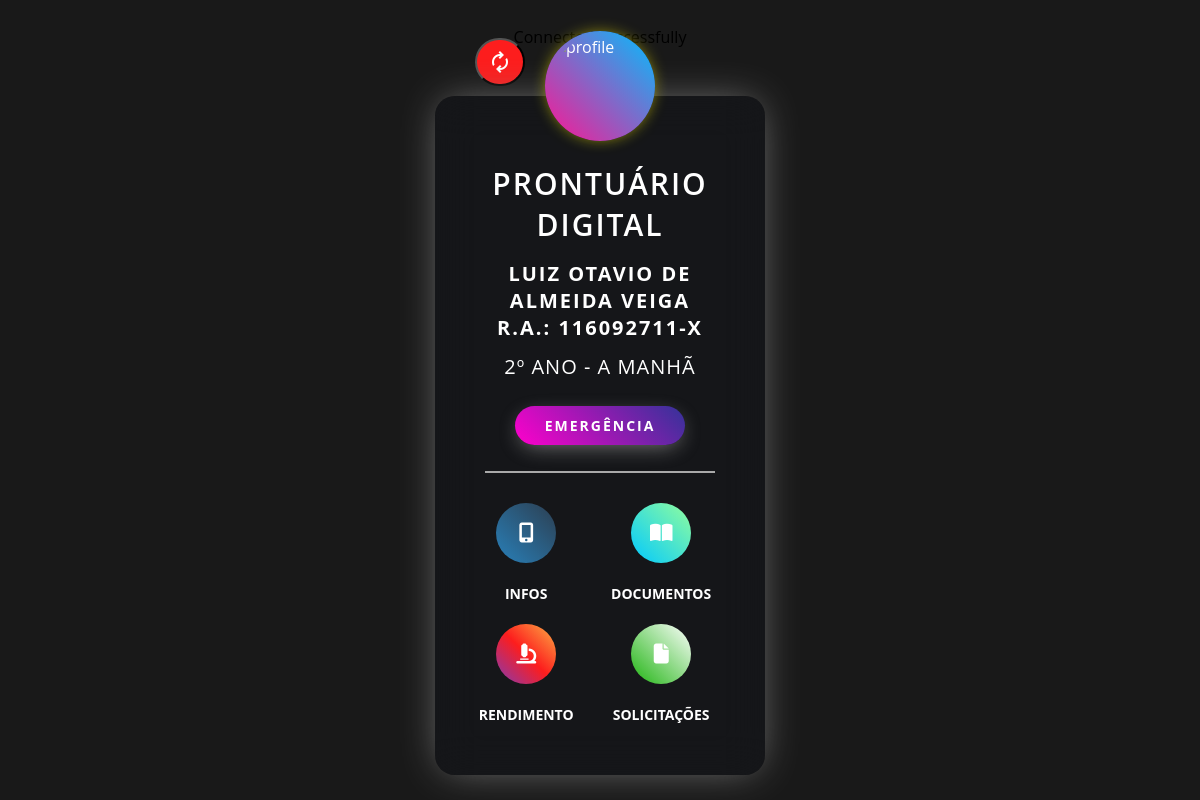
/index/index.php?rm=2033, run on the app's committed database.
### tables this page shows
CREATE TABLE `infobasicaalunos` (
  `Rm` int(11) NOT NULL AUTO_INCREMENT,
  `nomeAluno` varchar(100) NOT NULL,
  `raAluno` int(11) DEFAULT NULL,
  `dgRaAluno` varchar(10) DEFAULT NULL,
  `dataNascAluno` date DEFAULT NULL,
  `inepAluno` bigint(20) DEFAULT NULL,
  `cidadeNascAluno` varchar(100) DEFAULT NULL,
  `UFNascAluno` varchar(50) DEFAULT NULL,
  `paisNascAluno` varchar(100) DEFAULT NULL,
  `nacionalidade` varchar(50) DEFAULT NULL,
  `racaCorAluno` enum('AMARELA','BRANCA','INDIGENA','PARDA','PRETA','NAO DECLARADA') DEFAULT NULL,
  `sexoAluno` enum('MASCULINO','FEMININO') DEFAULT NULL,
  `filiacao1Aluno` varchar(100) DEFAULT NULL,
  `filiacao2Aluno` varchar(100) DEFAULT NULL,
  PRIMARY KEY (`Rm`)
);

CREATE TABLE `matricula` (
  `Rm` int(11) NOT NULL,
  `nomeAluno` varchar(100) NOT NULL,
  `turma` varchar(40) NOT NULL,
  `periodo` enum('MANHÃ','TARDE','NOITE') DEFAULT NULL,
  `situacao` enum('AT','TR','EX','BB','BC','OCR','Rema') DEFAULT NULL,
  PRIMARY KEY (`Rm`),
  CONSTRAINT `FK_RmAluno_matricula` FOREIGN KEY (`Rm`) REFERENCES `infobasicaalunos` (`Rm`)
);

### index/index.php (the view, shortened to what this page needs)
<!DOCTYPE html>
    <html lang="pt-br">
        <head>
            <link rel="stylesheet" href="https://cdnjs.cloudflare.com/ajax/libs/font-awesome/5.15.1/css/all.min.css"/>
            <link rel="stylesheet" href="_assets/_css/index.css"/>
        </head>
        <?php
            $servername = "localhost";
            $username = "root";
            $password = "";
            $conn = new mysqli($servername, $username, $password, 'pgdatabase');
            $rm = htmlspecialchars($_GET['rm']);
            $dadosBasic = "SELECT nomeAluno, raAluno, dgRaAluno FROM infoBasicaAlunos WHERE rm='$rm'";
            $resultBasic = $conn->query($dadosBasic);
            $dadosSala = "SELECT turma, periodo FROM matricula WHERE rm='$rm'";
            $resultSala = $conn->query($dadosSala);
            if ($resultBasic->num_rows > 0 && $resultSala->num_rows > 0) {
                $dadosAluno = $resultBasic->fetch_assoc();
                $dadosMatricula = $resultSala->fetch_assoc();
                $nomeAluno = $dadosAluno["nomeAluno"];
                $raAluno = $dadosAluno["raAluno"];
                $dgRaAluno = $dadosAluno["dgRaAluno"];
                $turma = $dadosMatricula["turma"];
                $periodo = $dadosMatricula["periodo"];
            } else {
                echo "Nenhum resultado encontrado.";
            }
        ?>
        <body>
            <div class="video-bg">
                <video width="320" height="240" autoplay loop muted>
                    <source src="https://assets.codepen.io/3364143/7btrrd.mp4" type="video/mp4">
               </video>
            </div>
            <a href="../qrscanindex.php"><button class="back_search"><span class="material-symbols-outlined">autorenew</span></button></a>
            <div class="profile_card">
                <div class="user_img">
                    <img src="../db_imgs/_profile.pictures/profilePic.<?php echo $rm ?>.jpg" height="100" width="100" alt="profile">
                </div>
                <div class="user_details">
                    <h5>PRONTUÁRIO DIGITAL</h5>
                    <span><?php echo $nomeAluno; ?></span>
                    <span>R.A.: <?php echo $raAluno; ?>-<?php echo $dgRaAluno; ?></span>
                    <p><?php echo $turma; ?> <?php echo $periodo; ?></p>
                    <a href="#">EMERGÊNCIA</a>
                </div>
                <hr>
                <div class="btn-actions">
                    <ul class="social-media-icons">
                        <li>
                            <a href="../info/infostudent.php<?php echo "?rm=".$rm ?>" class="contacts1"><i class="fas fa-mobile-alt"></i></a>
                            <p>INFOS</p>
                        </li>
                        <li>
                            <a href="../schoolgrades/schoolgrades.php<?php echo "?rm=".$rm ?>" class="rend1"><i class="fas fa-microscope"></i></a>
                            <p>RENDIMENTO</p>
                        </li>
                    </ul>
                    <ul class="social-media-icons-2">
                        <li>
                            <a href="../documents/documents.php<?php echo "?rm=".$rm ?>" class="docs1"><i class="fas fa-book-open"></i></a>
                            <p>DOCUMENTOS</p>
                        </li>
                        <li>
                            <a href="../requests/docrequest.php<?php echo "?rm=".$rm ?>" class="solicit1"><i class="fas fa-file"></i></a>
                            <p>SOLICITAÇÕES</p>
                        </li>
                    </ul>
                </div>
            </div>
        </body>
    </html>

### index/_assets/_css/index.css (style rules this page uses)
* { margin: 0; padding: 0; box-sizing: border-box; font-family: "Open Sans", sans-serif; outline: none; }
body { display: flex; align-items: center; justify-content: center; margin-top: 10rem; background-color: rgba(0, 0, 0, 0.9); background-image: url(https://wallpapershome.com/images/wallpapers/macos-big-sur-1280x720-dark-wwdc-2020-22655.jpg); background-size: cover; background-position: center; display: flex; justify-content: center; align-items: center; flex-direction: column; padding: 2em; width: 100%; height: 60vh; }
:root { --theme-bg-color: rgba(16 18 27 / 40%); }
.video-bg { position: fixed; right: 0; top: 0; width: 100%; height: 100%; }
.video-bg video { width: 100%; height: 100%; -o-object-fit: cover; object-fit: cover; }
.back_search { position: relative; right: 100px; bottom: 10px; border-radius: 50px; width: 50px; background-color: #fd1d1d; }
.back_search span { height: 44px; display: flex; justify-content: center; align-items: center; color: #ffffff; }
.profile_card { width: 330px; color: white; display: flex; align-items: center; justify-content: center; flex-direction: column; padding: 40px 30px; border-radius: 20px; position: relative; background: var(--theme-bg-color); backdrop-filter: blur(20px); -webkit-backdrop-filter: blur(20px); box-shadow: 0px 0px 40px -8px gray; }
.user_img { position: absolute; top: -60px; display: flex; align-items: center; justify-content: center; }
.user_img::before { content: ""; position: absolute; height: calc(100% + 10px); width: calc(100% + 10px); border-radius: 50%; background: linear-gradient(45deg, deeppink, deepskyblue); box-shadow: 0px 0px 18px -6px #fff200; animation: animate 1s linear infinite; }
.user_img img { border-radius: 50%; z-index: 1; }
.user_details { display: flex; flex-direction: column; align-items: center; justify-content: center; margin: 12px 14px; text-align: center; }
.user_details h5 { font-size: 30px; letter-spacing: 2px; margin: 15px 0px; font-weight: 600; }
.user_details span { text-transform: uppercase; font-weight: 700; letter-spacing: 2px; font-size: 20px; }
.user_details p { margin: 12px 12px; font-size: 20px; font-weight: 500; text-align: center; letter-spacing: 1px; color: white; }
.user_details a { text-decoration: none; background: linear-gradient(45deg, #ff00cc, #333399); color: white; padding: 10px 30px; margin: 14px 0; border-radius: 20px; font-weight: 700; letter-spacing: 2px; font-size: 14px; box-shadow: 0px 6px 22px -6px gray; transition: 0.3s ease-in-out; }
hr { width: 85%; border: 1px solid darkgray; background: darkgray; margin-bottom: 20px; }
.btn-actions { display: flex; }
.social-media-icons, .social-media-icons-2 { display: flex; align-items: center; justify-content: center; flex-direction: row; flex-wrap: wrap; }
.contacts1 { background: linear-gradient(45deg, #2980b9, #2c3e50); }
.docs1 { background: linear-gradient(45deg, #00c9ff, #92fe9d); }
.rend1 { background: linear-gradient(45deg, #833ab4, #fd1d1d, #fcb045); }
.solicit1 { background: linear-gradient(45deg, #1eb410, #ffffff); }
.social-media-icons li { list-style: none; display: flex; flex-direction: column; align-items: center; justify-content: center; margin: 0px 12px; }
.social-media-icons-2 li { list-style: none; display: flex; flex-direction: column; align-items: center; justify-content: center; margin: 0px 12px; }
.social-media-icons li a { height: 60px; width: 60px; font-size: 20px; color: white; display: flex; justify-content: center; align-items: center; text-decoration: none; border-radius: 50%; margin: 10px 0; }
.social-media-icons-2 li a { height: 60px; width: 60px; font-size: 20px; color: white; display: flex; justify-content: center; align-items: center; text-decoration: none; border-radius: 50%; margin: 10px 0; }
.social-media-icons li p { font-size: 14px; text-align: center; color: white; margin: 11px 0; font-weight: 700; }
.social-media-icons-2 li p { font-size: 14px; text-align: center; color: white; margin: 11px 0; font-weight: 700; }

### data on the page
infobasicaalunos: nomeAluno "LUIZ OTAVIO DE ALMEIDA VEIGA", raAluno "116092711", dgRaAluno "X"
matricula: turma "2º ANO - A", periodo "MANHÃ"
